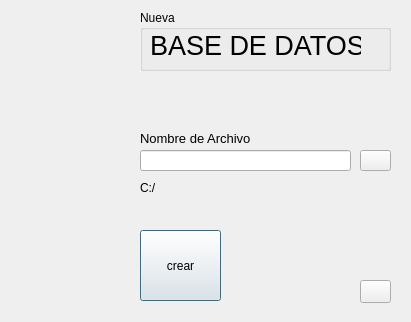
<?xml version="1.0" encoding="UTF-8"?>
<ui version="4.0">
 <class>Menu</class>
 <widget class="QDialog" name="Menu">
  <property name="geometry">
   <rect>
    <x>0</x>
    <y>0</y>
    <width>411</width>
    <height>322</height>
   </rect>
  </property>
  <property name="windowTitle">
   <string>Nueva Base de Datos</string>
  </property>
  <property name="windowIcon">
   <iconset>
    <normaloff>../../../CastellDraco/Downloads/png/new10.png</normaloff>../../../CastellDraco/Downloads/png/new10.png</iconset>
  </property>
  <widget class="QPushButton" name="pushButton_3">
   <property name="geometry">
    <rect>
     <x>140</x>
     <y>230</y>
     <width>81</width>
     <height>71</height>
    </rect>
   </property>
   <property name="text">
    <string>crear</string>
   </property>
   <property name="icon">
    <iconset>
     <normaloff>../../../CastellDraco/Downloads/new10.png</normaloff>../../../CastellDraco/Downloads/new10.png</iconset>
   </property>
   <property name="iconSize">
    <size>
     <width>32</width>
     <height>32</height>
    </size>
   </property>
   <property name="checkable">
    <bool>false</bool>
   </property>
   <property name="autoRepeat">
    <bool>false</bool>
   </property>
  </widget>
  <widget class="QLabel" name="label_4">
   <property name="geometry">
    <rect>
     <x>140</x>
     <y>180</y>
     <width>211</width>
     <height>16</height>
    </rect>
   </property>
   <property name="text">
    <string>C:/</string>
   </property>
  </widget>
  <widget class="QGroupBox" name="groupBox_2">
   <property name="geometry">
    <rect>
     <x>140</x>
     <y>10</y>
     <width>251</width>
     <height>61</height>
    </rect>
   </property>
   <property name="title">
    <string>Nueva</string>
   </property>
   <widget class="QLabel" name="label_5">
    <property name="geometry">
     <rect>
      <x>10</x>
      <y>20</y>
      <width>211</width>
      <height>31</height>
     </rect>
    </property>
    <property name="font">
     <font>
      <pointsize>20</pointsize>
     </font>
    </property>
    <property name="text">
     <string>BASE DE DATOS</string>
    </property>
   </widget>
  </widget>
  <widget class="QLabel" name="label_6">
   <property name="geometry">
    <rect>
     <x>140</x>
     <y>130</y>
     <width>131</width>
     <height>16</height>
    </rect>
   </property>
   <property name="font">
    <font>
     <pointsize>10</pointsize>
    </font>
   </property>
   <property name="text">
    <string>Nombre de Archivo</string>
   </property>
  </widget>
  <widget class="QPushButton" name="btnMenu">
   <property name="geometry">
    <rect>
     <x>360</x>
     <y>280</y>
     <width>31</width>
     <height>23</height>
    </rect>
   </property>
   <property name="text">
    <string/>
   </property>
   <property name="icon">
    <iconset resource="res.qrc">
     <normaloff>:/img/Iconos/listing.png</normaloff>:/img/Iconos/listing.png</iconset>
   </property>
  </widget>
  <widget class="QWidget" name="horizontalLayoutWidget">
   <property name="geometry">
    <rect>
     <x>10</x>
     <y>10</y>
     <width>111</width>
     <height>291</height>
    </rect>
   </property>
   <layout class="QHBoxLayout" name="horizontalLayout"/>
  </widget>
  <widget class="QPushButton" name="pushButton_4">
   <property name="geometry">
    <rect>
     <x>360</x>
     <y>150</y>
     <width>31</width>
     <height>21</height>
    </rect>
   </property>
   <property name="text">
    <string/>
   </property>
   <property name="icon">
    <iconset resource="res.qrc">
     <normaloff>:/img/Iconos/folder232.png</normaloff>:/img/Iconos/folder232.png</iconset>
   </property>
  </widget>
  <widget class="QLineEdit" name="lineEdit">
   <property name="geometry">
    <rect>
     <x>140</x>
     <y>150</y>
     <width>211</width>
     <height>21</height>
    </rect>
   </property>
   <property name="font">
    <font>
     <pointsize>10</pointsize>
    </font>
   </property>
  </widget>
 </widget>
 <resources>
  <include location="res.qrc"/>
 </resources>
 <connections/>
</ui>
